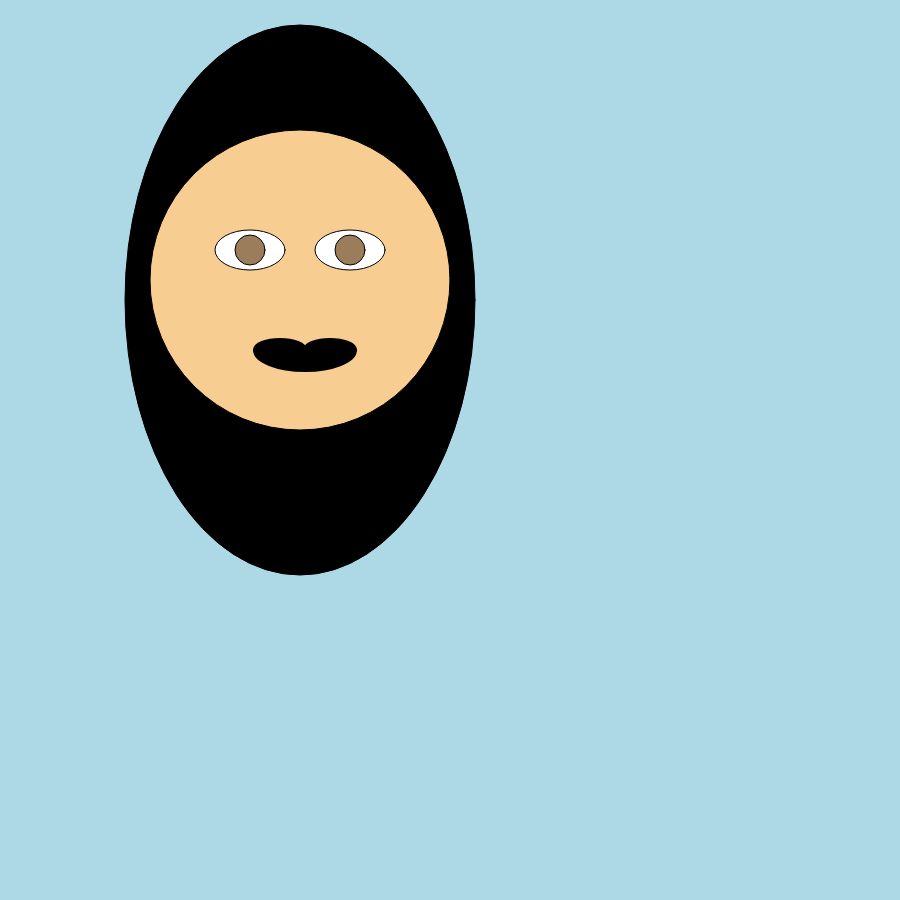
Frame 1 (no input)
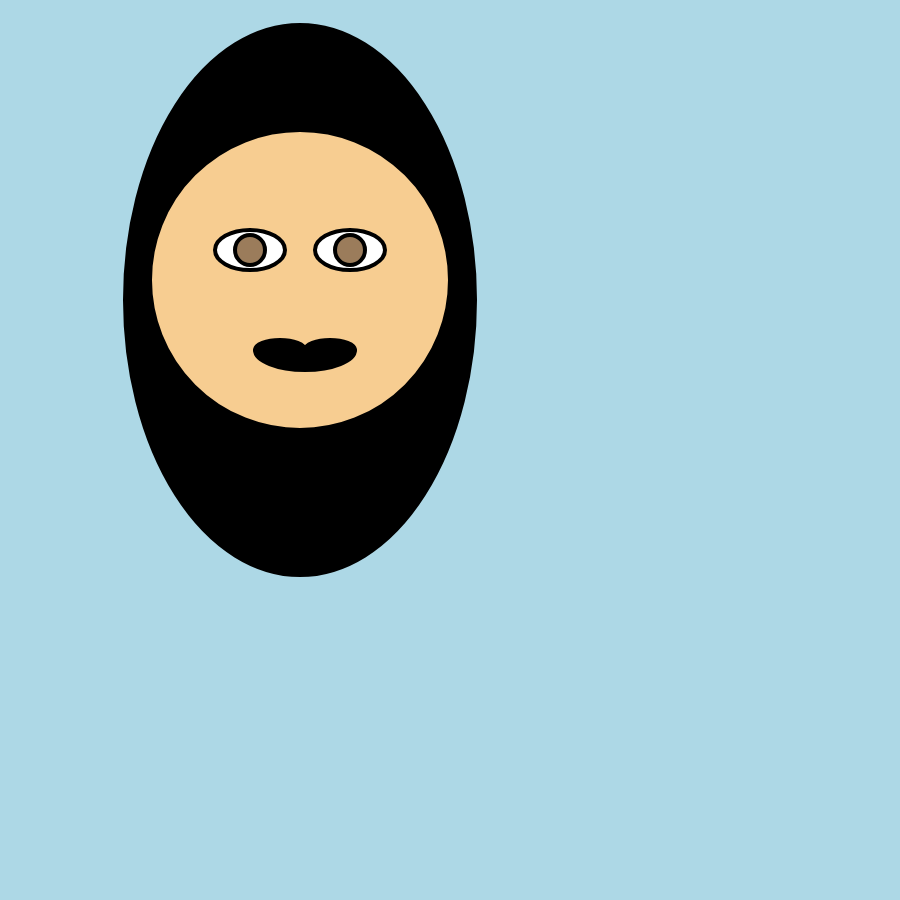
Frame 60 (no input)
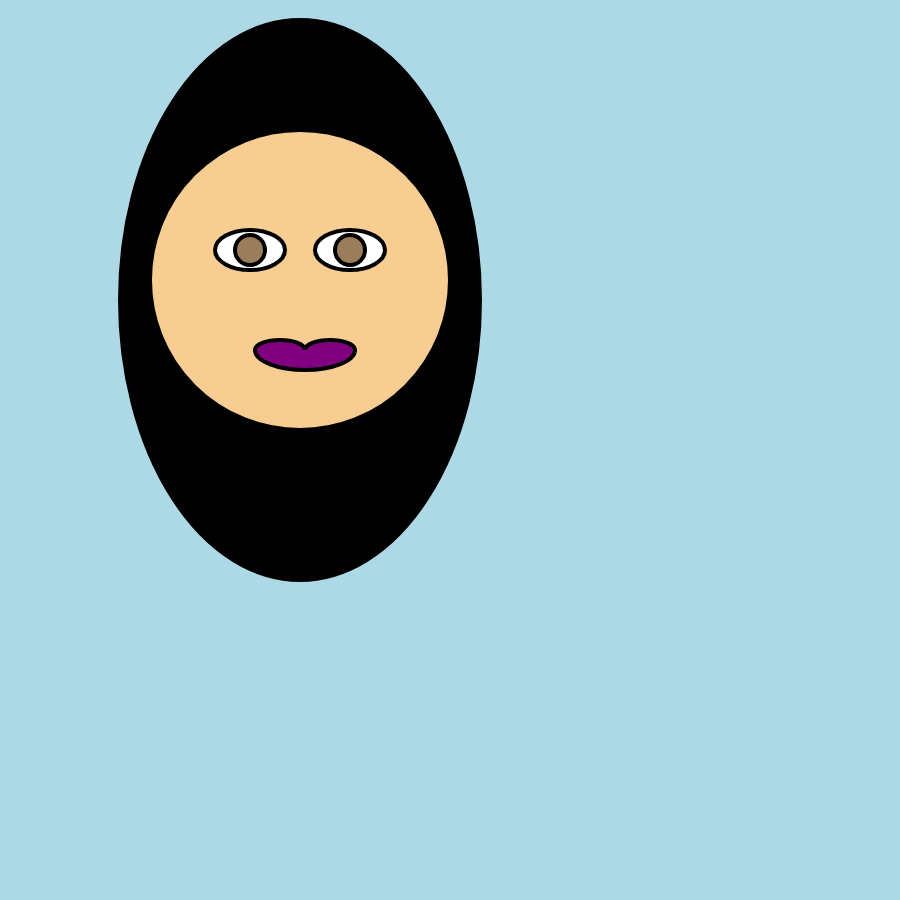
Frame 120 (the mouse pressed at the canvas centre since frame 60)

The p5.js sketch that drew these frames (run headless with seeded random() and noise() and a simulated clock; from frame 60 on, the mouse is pressed at the canvas centre):

// p5.js sketch
// ── sketch.js
/*
    interactive self portrait 
    by lisseth
    9/24/19
*/
var y = 150;
var x = 300;
var  faceSize = 300;
var hair = 200;


function setup() {
	createCanvas(900, 900);
}

function draw() {
	background("lightblue");
    
 var r = map(mouseX, 0, width, 0, 255);  // red;
	var g = (0); // green
	var b = map(mouseY, 0, height, 0, 255); // blue
	fill(r, g, b);
    //hair
    fill('black');
  ellipse(x,y + 150,hair + 150,hair + 350);
    
    //head
    fill('#F7CD91');
     ellipse(x,y + 130,faceSize,faceSize);
    //eyes
    fill('#FFFFFF')
    ellipse(x - 50,y + 100,70,40); //left
    ellipse(x + 50,y + 100,70,40); // right
    fill('#9B7C5B')
    ellipse(x - 50,y + 100,30,30); //left eye color
    ellipse(x + 50,y + 100,30,30); // right eye color
    strokeWeight (4);
    //lips
   fill(r, g, b);
    arc(x + 30,y + 200,50,20,PI,0); // right arc
    arc(x - 20,y + 200,50,20,PI,0); //left arc
    arc(x + 5,y + 200,100,40,0,PI); // bottom arc
    

    
}
function mousePressed () {
 hair+= 10;    
}

function KeyPressed (){
    hair === 200;
}
